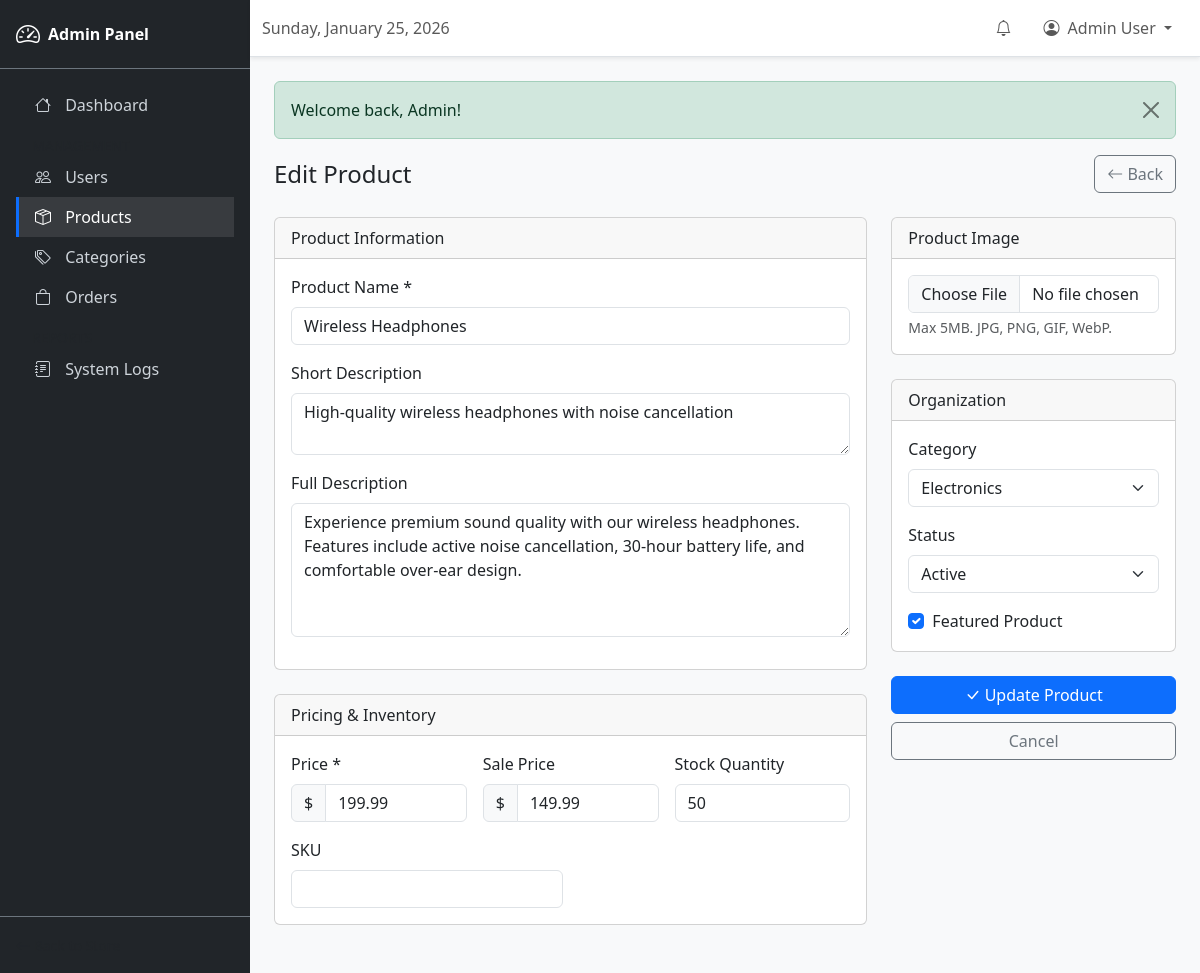
The app's page /ecommerce/admin/products.php?action=edit&id=1 (signed in) with its own data.
### tables this page shows
CREATE TABLE products (
    id INT AUTO_INCREMENT PRIMARY KEY,

     
    name VARCHAR(255) NOT NULL,

     
    slug VARCHAR(255) NOT NULL UNIQUE,

     
    short_description VARCHAR(500) DEFAULT NULL,

     
    description TEXT DEFAULT NULL,

     
    price DECIMAL(10, 2) NOT NULL,

     
    sale_price DECIMAL(10, 2) DEFAULT NULL,

     
    sku VARCHAR(50) DEFAULT NULL,

     
    stock_quantity INT DEFAULT 0,

     
    category_id INT DEFAULT NULL,

     
    main_image VARCHAR(255) DEFAULT NULL,

     
    gallery_images TEXT DEFAULT NULL,

     
    is_featured TINYINT(1) DEFAULT 0,

     
    status ENUM('active', 'inactive', 'out_of_stock') DEFAULT 'active',

     
    created_at TIMESTAMP DEFAULT CURRENT_TIMESTAMP,
    updated_at TIMESTAMP DEFAULT CURRENT_TIMESTAMP ON UPDATE CURRENT_TIMESTAMP,

     
    FOREIGN KEY (category_id) REFERENCES categories(id) ON DELETE SET NULL,

     
    INDEX idx_category (category_id),
    INDEX idx_status (status),
    INDEX idx_featured (is_featured),
    INDEX idx_slug (slug)
);

CREATE TABLE categories (
    id INT AUTO_INCREMENT PRIMARY KEY,

     
    name VARCHAR(100) NOT NULL,

     
    slug VARCHAR(100) NOT NULL UNIQUE,

     
    description TEXT DEFAULT NULL,

     
    image VARCHAR(255) DEFAULT NULL,

     
    parent_id INT DEFAULT NULL,

     
    sort_order INT DEFAULT 0,

     
    status ENUM('active', 'inactive') DEFAULT 'active',

     
    created_at TIMESTAMP DEFAULT CURRENT_TIMESTAMP,
    updated_at TIMESTAMP DEFAULT CURRENT_TIMESTAMP ON UPDATE CURRENT_TIMESTAMP,

     
    FOREIGN KEY (parent_id) REFERENCES categories(id) ON DELETE SET NULL,

     
    INDEX idx_slug (slug)
);

### ecommerce/includes/functions.php (called while the page is built, shortened)
<?php
function sanitize(string $input): string
{
    return htmlspecialchars(trim($input), ENT_QUOTES, 'UTF-8');
}
function getFlashMessage(): ?array
{
    if (isset($_SESSION['flash_message'])) {
        $message = $_SESSION['flash_message'];
        return $message;
    }
    return null;
}

### ecommerce/admin/products.php (the view, shortened to what this page needs)
<?php
$db = getDB();
$action = $_GET['action'] ?? 'list';
$productId = (int)($_GET['id'] ?? 0);
$categories = $db->query("SELECT id, name FROM categories WHERE status = 'active' ORDER BY name")->fetchAll();
$editProduct = null;
if ($action === 'edit' && $productId) {
    $editStmt = $db->prepare("SELECT * FROM products WHERE id = ?");
    $editStmt->execute([$productId]);
    $editProduct = $editStmt->fetch();
}
?>
<!DOCTYPE html>
<html lang="en">
<head>
    <link href="https://cdn.jsdelivr.net/npm/bootstrap@5.3.2/dist/css/bootstrap.min.css" rel="stylesheet">
    <link href="https://cdn.jsdelivr.net/npm/bootstrap-icons@1.11.1/font/bootstrap-icons.css" rel="stylesheet">
    <link href="<?= BASE_URL ?>/css/style.css" rel="stylesheet">
</head>
<body>
    <div class="admin-wrapper">
        <?php include __DIR__ . '/includes/sidebar.php'; ?>
        <div class="admin-content">
            <?php include __DIR__ . '/includes/topbar.php'; ?>
            <div class="p-4">
                <?php $flash = getFlashMessage(); ?>
                <?php if ($flash): ?>
                    <div class="alert alert-<?= $flash['type'] === 'error' ? 'danger' : $flash['type'] ?> alert-dismissible fade show">
                        <?= sanitize($flash['message']) ?>
                        <button type="button" class="btn-close" data-bs-dismiss="alert"></button>
                    </div>
                <?php endif; ?>
                <?php if ($action === 'create' || $action === 'edit'): ?>
                    <div class="d-flex justify-content-between align-items-center mb-4">
                        <h4 class="mb-0"><?= $action === 'create' ? 'Add New Product' : 'Edit Product' ?></h4>
                        <a href="<?= BASE_URL ?>/admin/products.php" class="btn btn-outline-secondary">
                            <i class="bi bi-arrow-left"></i> Back
                        </a>
                    </div>
                    <form method="POST" enctype="multipart/form-data">
                        <div class="row">
                            <div class="col-lg-8">
                                <div class="card mb-4">
                                    <div class="card-header">Product Information</div>
                                    <div class="card-body">
                                        <div class="mb-3">
                                            <label class="form-label">Product Name *</label>
                                            <input type="text" class="form-control" name="name"
                                                   value="<?= sanitize($editProduct['name'] ?? '') ?>" required>
                                        </div>
                                        <div class="mb-3">
                                            <label class="form-label">Short Description</label>
                                            <textarea class="form-control" name="short_description" rows="2"
                                                ><?= sanitize($editProduct['short_description'] ?? '') ?></textarea>
                                        </div>
                                        <div class="mb-3">
                                            <label class="form-label">Full Description</label>
                                            <textarea class="form-control" name="description" rows="5"
                                                ><?= sanitize($editProduct['description'] ?? '') ?></textarea>
                                        </div>
                                    </div>
                                </div>
                                <div class="card mb-4">
                                    <div class="card-header">Pricing & Inventory</div>
                                    <div class="card-body">
                                        <div class="row g-3">
                                            <div class="col-md-4">
                                                <label class="form-label">Price *</label>
                                                <div class="input-group">
                                                    <span class="input-group-text">$</span>
                                                    <input type="number" class="form-control" name="price" step="0.01" min="0"
                                                           value="<?= $editProduct['price'] ?? '' ?>" required>
                                                </div>
                                            </div>
                                            <div class="col-md-4">
                                                <label class="form-label">Sale Price</label>
                                                <div class="input-group">
                                                    <span class="input-group-text">$</span>
                                                    <input type="number" class="form-control" name="sale_price" step="0.01" min="0"
                                                           value="<?= $editProduct['sale_price'] ?? '' ?>">
                                                </div>
                                            </div>
                                            <div class="col-md-4">
                                                <label class="form-label">Stock Quantity</label>
                                                <input type="number" class="form-control" name="stock_quantity" min="0"
                                                       value="<?= $editProduct['stock_quantity'] ?? 0 ?>">
                                            </div>
                                            <div class="col-md-6">
                                                <label class="form-label">SKU</label>
                                                <input type="text" class="form-control" name="sku"
                                                       value="<?= sanitize($editProduct['sku'] ?? '') ?>">
                                            </div>
                                        </div>
                                    </div>
                                </div>
                            </div>
                            <div class="col-lg-4">
                                <div class="card mb-4">
                                    <div class="card-header">Product Image</div>
                                    <div class="card-body">
                                        <input type="file" class="form-control" name="main_image" accept="image/*">
                                        <div class="form-text">Max 5MB. JPG, PNG, GIF, WebP.</div>
                                    </div>
                                </div>
                                <div class="card mb-4">
                                    <div class="card-header">Organization</div>
                                    <div class="card-body">
                                        <div class="mb-3">
                                            <label class="form-label">Category</label>
                                            <select class="form-select" name="category_id">
                                                <?php foreach ($categories as $cat): ?>
                                                    <option value="<?= $cat['id'] ?>"
                                                        <?= ($editProduct['category_id'] ?? '') == $cat['id'] ? 'selected' : '' ?>>
                                                        <?= sanitize($cat['name']) ?>
                                                    </option>
                                                <?php endforeach; ?>
                                            </select>
                                        </div>
                                        <div class="mb-3">
                                            <label class="form-label">Status</label>
                                            <select class="form-select" name="status">
                                                <option value="active" <?= ($editProduct['status'] ?? '') === 'active' ? 'selected' : '' ?>>Active</option>
                                            </select>
                                        </div>
                                        <div class="form-check">
                                            <input class="form-check-input" type="checkbox" name="is_featured" id="is_featured"
                                                <?= ($editProduct['is_featured'] ?? 0) ? 'checked' : '' ?>>
                                            <label class="form-check-label" for="is_featured">Featured Product</label>
                                        </div>
                                    </div>
                                </div>
                                <div class="d-grid gap-2">
                                    <button type="submit" class="btn btn-primary">
                                        <i class="bi bi-check-lg"></i> <?= $action === 'create' ? 'Create Product' : 'Update Product' ?>
                                    </button>
                                    <a href="<?= BASE_URL ?>/admin/products.php" class="btn btn-outline-secondary">Cancel</a>
                                </div>
                            </div>
                        </div>
                    </form>
                <?php endif; ?>
            </div>
        </div>
    </div>
</body>
</html>

### ecommerce/public/css/style.css (style rules this page uses)
:root { --primary-color: #0d6efd; --primary-hover: #0b5ed7; --primary-light: #e7f1ff; --secondary-color: #6c757d; --success-color: #198754; --danger-color: #dc3545; --warning-color: #ffc107; --info-color: #0dcaf0; --dark-color: #212529; --light-color: #f8f9fa; --white-color: #ffffff; --gray-100: #f8f9fa; --gray-200: #e9ecef; --gray-300: #dee2e6; --gray-400: #ced4da; --gray-500: #adb5bd; --gray-600: #6c757d; --gray-700: #495057; --gray-800: #343a40; --gray-900: #212529; --font-family: 'Segoe UI', system-ui, -apple-system, sans-serif; --font-size-base: 1rem; --line-height-base: 1.5; --spacing-xs: 0.25rem; --spacing-sm: 0.5rem; --spacing-md: 1rem; --spacing-lg: 1.5rem; --spacing-xl: 2rem; --border-radius: 0.375rem; --border-radius-lg: 0.5rem; --border-radius-pill: 50rem; --shadow-sm: 0 0.125rem 0.25rem rgba(0, 0, 0, 0.075); --shadow: 0 0.5rem 1rem rgba(0, 0, 0, 0.15); --shadow-lg: 0 1rem 3rem rgba(0, 0, 0, 0.175); --transition-base: all 0.2s ease-in-out; --transition-slow: all 0.3s ease-in-out; }
body { font-family: var(--font-family); color: var(--dark-color); background-color: var(--gray-100); min-height: 100vh; display: flex; flex-direction: column; }
a { color: var(--primary-color); text-decoration: none; transition: var(--transition-base); }
.btn { transition: var(--transition-base); }

### ecommerce/admin/products.php (style rules this page uses)
.admin-wrapper { display: flex; min-height: 100vh; }
.admin-content { flex: 1; background: #f8f9fa; }

### records on screen
products: name "Wireless Headphones", short_description "High-quality wireless headphones with noise cancellation", description "Experience premium sound quality with our wireless headphones. Features include active noise cancellation, 30-hour battery life, and comfortable over-ear design.", price "199.99", sale_price "149.99", stock_quantity "50", category_id "Electronics", status "Active", is_featured "☑"

### other values on screen
$_SESSION['user_name'] "Admin User"
$flash['message'] "Welcome back, Admin!"
